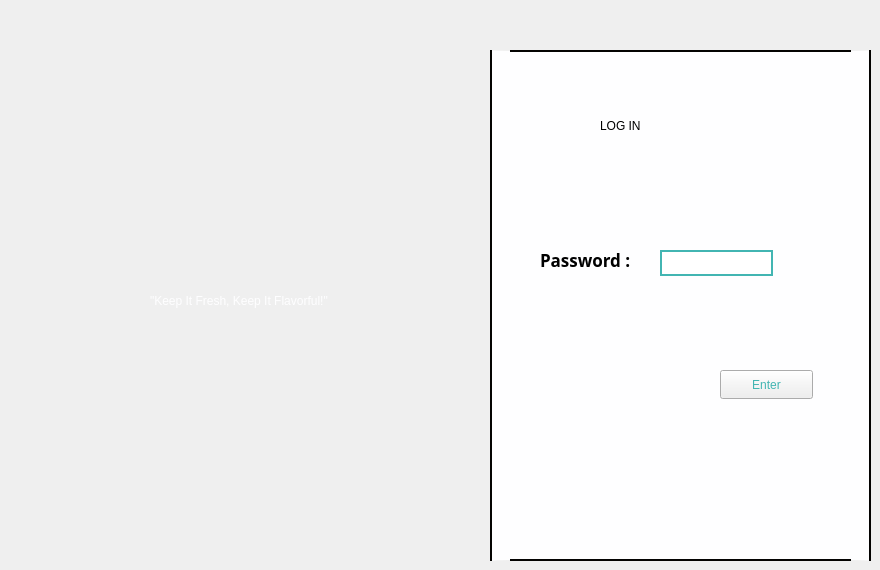
    <widget class="QWidget" name="interfaceConnexion">
     <property name="styleSheet">
      <string notr="true">#interfaceConnexion
{
background-color: #42b5b2;
}
#Box
{
	background-color: #fefeff;
	border-radius :20px #040301;
	border: 2px solid #040301;
}
#writeId
{
border:2px solid #42b5b2;
}
#writepass
{
border:2px solid #42b5b2;
}
#Enterbutton
{
color:#42b5b2;
font: 700 13pt &quot;Berlin Sans FB Demi&quot;;
}
#login
{
font: 700 30pt &quot;Berlin Sans FB Demi&quot;;
}
#Id
{
font: 700 13pt &quot;Berlin Sans FB Demi&quot;;
}
#Password
{
font: 700 13pt &quot;Berlin Sans FB Demi&quot;;
}
#slogan
{
font: 700 13pt &quot;Berlin Sans FB Demi&quot;;
color:#fefeff;
}


</string>
     </property>
     <widget class="QFrame" name="Box">
      <property name="geometry">
       <rect>
        <x>490</x>
        <y>50</y>
        <width>381</width>
        <height>511</height>
       </rect>
      </property>
      <property name="frameShape">
       <enum>QFrame::Shape::StyledPanel</enum>
      </property>
      <property name="frameShadow">
       <enum>QFrame::Shadow::Raised</enum>
      </property>
      <widget class="QLabel" name="Password">
       <property name="geometry">
        <rect>
         <x>50</x>
         <y>200</y>
         <width>121</width>
         <height>20</height>
        </rect>
       </property>
       <property name="font">
        <font>
         <family>Berlin Sans FB Demi</family>
         <pointsize>13</pointsize>
         <italic>false</italic>
         <bold>true</bold>
        </font>
       </property>
       <property name="text">
        <string>Password :</string>
       </property>
      </widget>
      <widget class="QLineEdit" name="writepass">
       <property name="geometry">
        <rect>
         <x>170</x>
         <y>200</y>
         <width>113</width>
         <height>26</height>
        </rect>
       </property>
      </widget>
      <widget class="QPushButton" name="Enterbutton">
       <property name="geometry">
        <rect>
         <x>230</x>
         <y>320</y>
         <width>93</width>
         <height>29</height>
        </rect>
       </property>
       <property name="text">
        <string>Enter</string>
       </property>
      </widget>
      <widget class="QLabel" name="login">
       <property name="geometry">
        <rect>
         <x>110</x>
         <y>50</y>
         <width>181</width>
         <height>51</height>
        </rect>
       </property>
       <property name="text">
        <string>LOG IN</string>
       </property>
      </widget>
     </widget>
     <widget class="QLabel" name="Logo">
      <property name="geometry">
       <rect>
        <x>0</x>
        <y>190</y>
        <width>451</width>
        <height>181</height>
       </rect>
      </property>
      <property name="styleSheet">
       <string notr="true">font: 36pt &quot;Segoe UI&quot;;</string>
      </property>
      <property name="text">
       <string/>
      </property>
      <property name="pixmap">
       <pixmap>../../Downloads/0abf77c0-45b6-45df-89ee-da8bed3ac28b-removebg-preview.png</pixmap>
      </property>
     </widget>
     <widget class="QLabel" name="slogan">
      <property name="geometry">
       <rect>
        <x>150</x>
        <y>290</y>
        <width>351</width>
        <height>21</height>
       </rect>
      </property>
      <property name="text">
       <string>&quot;Keep It Fresh, Keep It Flavorful!&quot;</string>
      </property>
     </widget>
    </widget>
